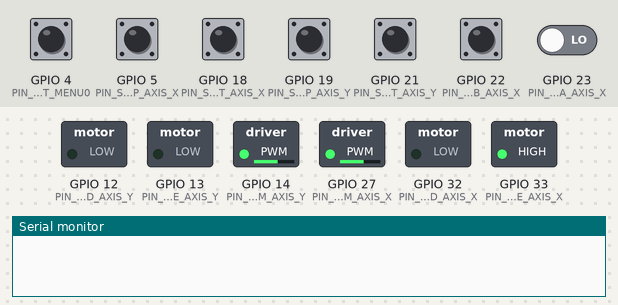
This sketch was run on a simulated ESP32. Shown: switched loads named in the sketch (green lamp = pin HIGH), the last lines printed to the serial monitor. The test bench sets the inputs (shaded band); at power-on: GPIO 22 (PIN_ENCODE_OUT_B_AXIS_X) HIGH, GPIO 4 (PIN_TEST_MENU0), GPIO 5 (PIN_SAFETY_STOP_AXIS_X), GPIO 18 (PIN_SAFETY_START_AXIS_X), GPIO 19 (PIN_SAFETY_STOP_AXIS_Y), GPIO 21 (PIN_SAFETY_START_AXIS_Y), GPIO 23 (PIN_ENCODE_OUT_A_AXIS_X) LOW.

Above: at 1.8 s.
1.9 s: GPIO 18 (PIN_SAFETY_START_AXIS_X) pulled HIGH for 0.15 s
At 3.1 s:
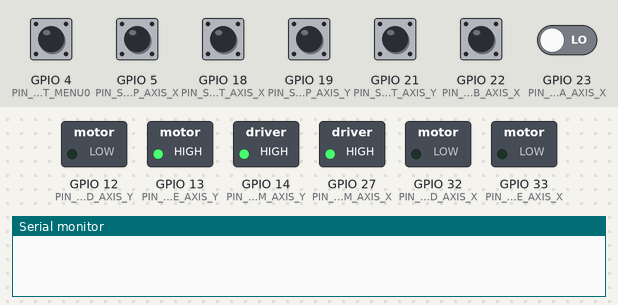
3.5 s: GPIO 21 (PIN_SAFETY_START_AXIS_Y) pulled HIGH for 0.15 s
At 4.9 s:
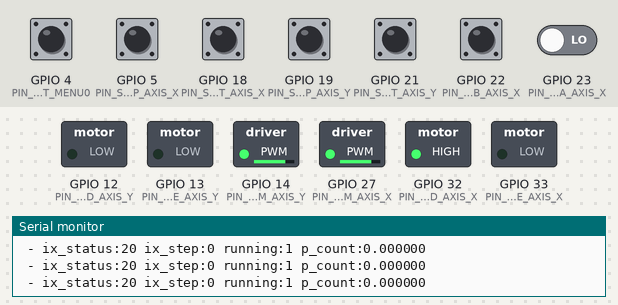
Timing chart, 0 to 6.5 s (numbered marks = the images above; inputs shaded):
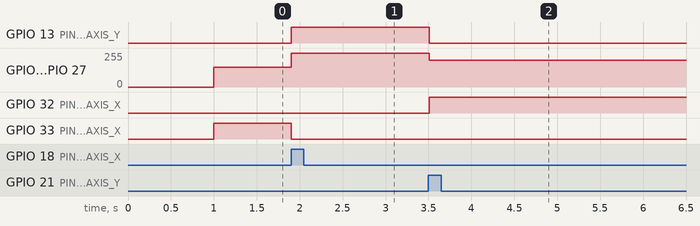

Measured:
- after the input at 1.9 s, GPIO 13 (PIN_MOTOR_REVERSE_AXIS_Y): LOW → HIGH at once; GPIO 14 (PIN_PWM_AXIS_Y), GPIO 27 (PIN_PWM_AXIS_X): 149/255 → 255/255 at once; GPIO 33 (PIN_MOTOR_REVERSE_AXIS_X): HIGH → LOW at once
- after the input at 3.5 s, GPIO 13 (PIN_MOTOR_REVERSE_AXIS_Y): HIGH → LOW at once; GPIO 14 (PIN_PWM_AXIS_Y), GPIO 27 (PIN_PWM_AXIS_X): 255/255 → 199/255 at once; GPIO 32 (PIN_MOTOR_FORWARD_AXIS_X): LOW → HIGH at once

The sketch:

Linear.ino
```cpp
/**
 * @file .ino
 *
 * Project Linear 2 Axis DC Motor.
 *
 * @author  S.Sarawut
 * @edit date    2223/05/30
 */

#define PIN_PWM_AXIS_X 27
#define PIN_PWM_AXIS_Y 14
#define PIN_MOTOR_FORWARD_AXIS_X 32
#define PIN_MOTOR_REVERSE_AXIS_X 33
#define PIN_MOTOR_FORWARD_AXIS_Y 12
#define PIN_MOTOR_REVERSE_AXIS_Y 13

#define PIN_ENCODE_OUT_A_AXIS_X 23
#define PIN_ENCODE_OUT_B_AXIS_X 22

#define PIN_SAFETY_START_AXIS_X 18
#define PIN_SAFETY_STOP_AXIS_X 	5
#define PIN_SAFETY_START_AXIS_Y 21
#define PIN_SAFETY_STOP_AXIS_Y 	19

#define PIN_TEST_MENU0 4

const int pwm_channel_axis_x = 0;
const int pwm_channel_axis_y = 0;
const int frequence = 5000;
const int resolution = 8;
volatile int counter;
int present_state;
int previous_state;

uint8_t step[100];
uint8_t ix_status = 0;
uint8_t ix_step = 0;

int p_safety_stopx;
int p_safety_startx;
int p_safety_stopy;
int p_safety_starty;

bool running = false;
int wait_2s = 0;

char buff_str[200] = {0};

void motor_stop_axis_x() {
  digitalWrite(PIN_MOTOR_FORWARD_AXIS_X, LOW);
  digitalWrite(PIN_MOTOR_REVERSE_AXIS_X, LOW);
  ledcWrite(pwm_channel_axis_x, 00);
}

void motor_forward_axis_x(uint8_t speedx, uint8_t st_brake) {
  if(st_brake == LOW) {
    	digitalWrite(PIN_MOTOR_FORWARD_AXIS_X, HIGH);
	digitalWrite(PIN_MOTOR_REVERSE_AXIS_X, LOW);
	ledcWrite(pwm_channel_axis_x, speedx);
  }
  else {
	motor_stop_axis_x();
  }
}

void motor_reverse_axis_x(uint8_t speedx, uint8_t st_brake) {
  if(st_brake == LOW) {
  	digitalWrite(PIN_MOTOR_FORWARD_AXIS_X, LOW);
  	digitalWrite(PIN_MOTOR_REVERSE_AXIS_X, HIGH);
  	ledcWrite(pwm_channel_axis_x, speedx);
  }
  else {
	motor_stop_axis_x();
  }
}

void motor_stop_axis_y() {
  digitalWrite(PIN_MOTOR_FORWARD_AXIS_Y, LOW);
  digitalWrite(PIN_MOTOR_REVERSE_AXIS_Y, LOW);
  ledcWrite(pwm_channel_axis_y, 00);
}

void motor_forward_axis_y(uint8_t speedy, uint8_t st_brake) {
  if(st_brake == LOW) {
	digitalWrite(PIN_MOTOR_FORWARD_AXIS_Y, HIGH);
	digitalWrite(PIN_MOTOR_REVERSE_AXIS_Y, LOW);
	ledcWrite(pwm_channel_axis_y, speedy);
  }
  else {
	motor_stop_axis_y();
  }
}

void motor_reverse_axis_y(uint8_t speedy, uint8_t st_brake) {
  if(st_brake == LOW) {
  	digitalWrite(PIN_MOTOR_FORWARD_AXIS_Y, LOW);
  	digitalWrite(PIN_MOTOR_REVERSE_AXIS_Y, HIGH);
  	ledcWrite(pwm_channel_axis_y, speedy);
  }
  else {
	motor_stop_axis_y();
  }
}

void encoder(){
  static int lastA = 0;
  int currentA = digitalRead(PIN_ENCODE_OUT_A_AXIS_X);
  int currentB = digitalRead(PIN_ENCODE_OUT_B_AXIS_X);

  if ((lastA == LOW) && (currentA == HIGH)) {
	if (currentB == LOW) {counter++;}
	else {counter--;}
  }

  lastA = currentA;
}

void setup() {
  pinMode (PIN_TEST_MENU0, INPUT);

  pinMode (PIN_ENCODE_OUT_A_AXIS_X, INPUT);
  pinMode (PIN_ENCODE_OUT_B_AXIS_X, INPUT);
  pinMode (PIN_SAFETY_START_AXIS_X, INPUT);
  pinMode (PIN_SAFETY_STOP_AXIS_X,  INPUT);
  pinMode (PIN_SAFETY_START_AXIS_Y, INPUT);
  pinMode (PIN_SAFETY_STOP_AXIS_Y,  INPUT);
  pinMode(PIN_MOTOR_FORWARD_AXIS_X, OUTPUT);
  pinMode(PIN_MOTOR_REVERSE_AXIS_X, OUTPUT);
  pinMode(PIN_MOTOR_FORWARD_AXIS_Y, OUTPUT);
  pinMode(PIN_MOTOR_REVERSE_AXIS_Y, OUTPUT);

  ledcAttachPin(PIN_PWM_AXIS_X, pwm_channel_axis_x);
  ledcAttachPin(PIN_PWM_AXIS_Y, pwm_channel_axis_y);
  ledcSetup(pwm_channel_axis_x, frequence, resolution);
  ledcSetup(pwm_channel_axis_y, frequence, resolution);

  attachInterrupt(digitalPinToInterrupt(PIN_ENCODE_OUT_A_AXIS_X), encoder, CHANGE);
  attachInterrupt(digitalPinToInterrupt(PIN_ENCODE_OUT_B_AXIS_X), encoder, CHANGE);

  Serial.begin (115200); delay(1000);

  while (digitalRead(PIN_SAFETY_START_AXIS_X) == LOW) {motor_reverse_axis_x(150, 00); delay(15);} motor_stop_axis_x();
  while (digitalRead(PIN_SAFETY_START_AXIS_Y) == LOW) {motor_reverse_axis_y(255, 00); delay(15);} motor_stop_axis_y();

  counter = 0;

  Serial.println(" - start linear v1.0.0.1");
}

void loop() {
	double p_count = counter / 191;

	int p_meun0 = digitalRead(PIN_TEST_MENU0);

	p_safety_stopx  = digitalRead(PIN_SAFETY_STOP_AXIS_X);
	p_safety_startx = digitalRead(PIN_SAFETY_START_AXIS_X);
	p_safety_stopy  = digitalRead(PIN_SAFETY_STOP_AXIS_Y);
	p_safety_starty = digitalRead(PIN_SAFETY_START_AXIS_Y);

	if (p_meun0 == LOW and running == false) {
		/*
		*	step == 2 is END
		*	step == 1 is forward_axis_y
		*	step == other is the distance
		*/

		step[0] = 10;
		step[1] = 1;
		step[2] = 1;
		step[3] = 30;
		step[4] = 1;
		step[5] = 50;
		step[6] = 1;
		step[7] = 2;

		ix_status = 20;
		running = true;
	}

	/*
		*
		*
		*
		else if (p_meun1 == LOW and running == false){}
		else if (p_meun2 == LOW and running == false){}
	*/

	switch (ix_status) {
		case 20:
			if (p_count >= step[ix_step]){
				motor_stop_axis_x();

				ix_step++;
				ix_status = 30;
			}
			else {
				motor_forward_axis_x(200, p_safety_stopx);
			}
			break;

		case 30:
			if (p_safety_stopy == HIGH) {
				motor_stop_axis_y();

				ix_step++;
				ix_status = 40;
			}
			else {
				motor_forward_axis_y(255, p_safety_stopy);
			}
			break;

		case 40:
			if (wait_2s == 200) {ix_status = 50; wait_2s = 0;}
			else {wait_2s++;}
			break;

		case 50:
			if (p_safety_starty == HIGH) {
				motor_stop_axis_y();

				if (step[ix_step] == 2) {ix_status = 100;}
				else if (step[ix_step] == 1) {ix_status = 30;}
				else {ix_status = 20;}
			}
			else {
				motor_reverse_axis_y(255, p_safety_starty);
			}
			break;

		case 100:
			if (p_safety_startx == HIGH) {
				motor_stop_axis_x();

				running = false;
				ix_status = 0;
        			ix_step = 0;
			}
			else {
				motor_reverse_axis_x(150, p_safety_startx);
			}
			break;

		default:
			motor_stop_axis_y();
			motor_stop_axis_x();

			running = false;
			ix_status = 0;
			ix_step = 0;
			break;
	}

	sprintf(buff_str, " - ix_status:%d ix_step:%d running:%d p_count:%f \n", ix_status, ix_step, running, p_count);
	Serial.print(buff_str);
	delay(10);
}
```
